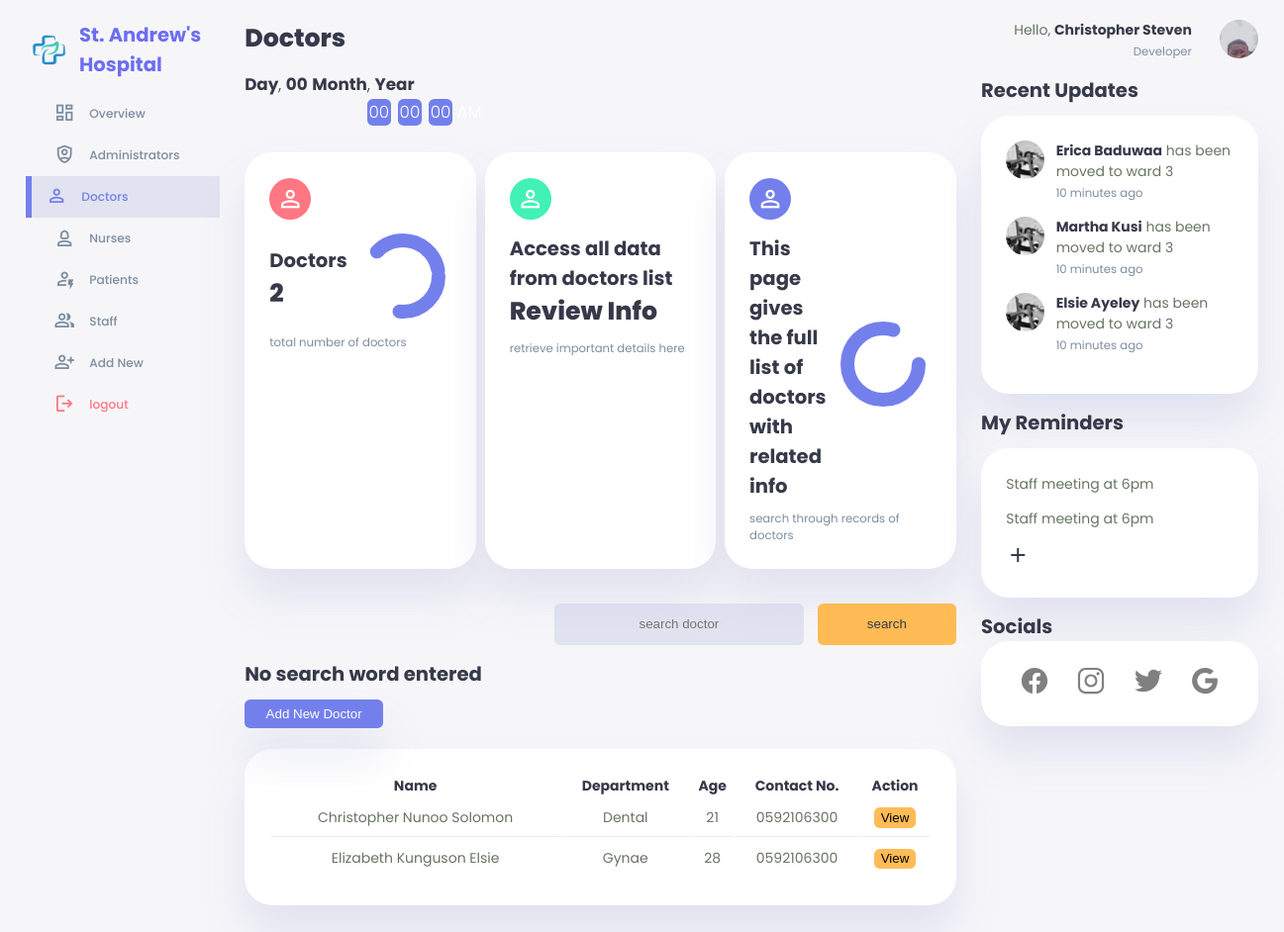
The app's page /developer/searchdoctordeveloper.php (signed in) with its own data.
### tables this page shows
CREATE TABLE `doctors` (
  `id` int(11) NOT NULL,
  `firstname` varchar(255) NOT NULL,
  `lastname` varchar(255) NOT NULL,
  `othername` varchar(255) NOT NULL,
  `age` varchar(255) NOT NULL,
  `gender` varchar(255) NOT NULL,
  `address` varchar(255) NOT NULL,
  `gps_address` varchar(255) NOT NULL,
  `landmark` varchar(255) NOT NULL,
  `hometown` varchar(255) NOT NULL,
  `telephone1` varchar(255) NOT NULL,
  `telephone2` varchar(255) NOT NULL,
  `religion` varchar(255) NOT NULL,
  `marital_status` varchar(255) NOT NULL,
  `spouse_firstname` varchar(255) NOT NULL,
  `spouse_lastname` varchar(255) NOT NULL,
  `spouse_telephone` varchar(255) NOT NULL,
  `department` varchar(255) NOT NULL,
  `date_of_employment` date NOT NULL,
  `date_of_birth` date NOT NULL,
  `image` varchar(255) NOT NULL,
  `date_added` date NOT NULL,
  `email` varchar(255) NOT NULL,
  `username` varchar(255) NOT NULL,
  `password` varchar(255) NOT NULL,
  `position` varchar(255) NOT NULL,
  `added_by` varchar(255) NOT NULL
);

### developer/searchdoctordeveloper.php (the view, shortened to what this page needs)
<?php
include '../connection.php';
$username= $_SESSION['username'];
$sql= "SELECT * FROM `admins` WHERE username= '$username'";
$result= mysqli_query($con,$sql);
$row= mysqli_fetch_assoc($result);
$image= $row['image'];
$position=$row['position'];
$user_firstname= $row['firstname'];
$user_lastname= " ".$row['lastname'];
$user_fullname= $user_firstname.$user_lastname;
$sqldoctors= "SELECT * FROM `doctors`";
$resultdoctors= mysqli_query($con, $sqldoctors);
$numdoctors=mysqli_num_rows($resultdoctors);
$search="";
?>
<!DOCTYPE html>
<html lang="en">
<head>
    <link rel="stylesheet" href="../css/dashboardhead.css">
</head>
<body onload="initClock()">
    <div class="container">
        <aside>
            <div class="top">
                <div class="logo">
                    <div class="ring"></div>
                    <img src="../developerimages/logo.png" alt="logo">
                    <h2 class="logo-name">St. Andrew's Hospital</span></h2>
                </div>
            </div>
            <div class="sidebar">
                <a href="./overviewdeveloper.php">
                    <span class="material-symbols-outlined">dashboard</span>
                    <h3>Overview</h3>
                </a>
                <a href="./adminsdeveloper.php">
                    <span class="material-symbols-outlined">shield_person</span>
                    <h3>Administrators</h3>
                </a>
                <a href="./doctorsdeveloper.php" class="active">
                    <span class="material-symbols-outlined">person</span>
                    <h3>Doctors</h3>
                </a>
                <a href="./nursesdeveloper.php">
                    <span class="material-symbols-outlined">person_3</span>
                    <h3>Nurses</h3>
                </a>
                <a href="./patientsdeveloper.php">
                    <span class="material-symbols-outlined">recent_patient</span>
                    <h3>Patients</h3>
                </a>
                <a href="./staffdeveloper.php">
                    <span class="material-symbols-outlined">group</span>
                    <h3>Staff</h3>
                </a>
                <a href="./addnewdeveloper.php">
                    <span class="material-symbols-outlined">person_add</span>
                    <h3>Add New</h3>
                </a>
                <a href="../logout.php">
                    <span class="material-symbols-outlined">logout</span>
                    <h3>logout</h3>
                </a>
            </div>
        </aside>
        <main>
            <h1>Doctors</h1>
            <div class="datetime">
                <div class="date">
                    <b><span id="dayname">Day</span></b>,
                    <b><span id="daynum">00</span></b>
                    <b><span id="month">Month</span></b>,
                    <b><span id="year">Year</span></b>
                </div>
                <div class="time">
                    <span id="hours">00</span>:
                    <span id="minutes">00</span>:
                    <span id="seconds">00</span>
                    <span id="period">AM</span>
                </div>
            </div>
            <div class="insights">
                <div class="teaching-population">
                    <span class="material-symbols-outlined">person</span>
                    <div class="middle">
                        <div class="left">
                            <h2>Doctors</h2>
                            <h1><?php echo $numdoctors; ?></h1>
                        </div>
                        <div class="progress">
                            <svg>
                                <circle cx="38" cy="38" r="36"></circle>
                            </svg>
                            <div class="number">
                            </div>
                        </div>
                    </div>
                    <small class="text-muted">total number of doctors</small>
                </div>
                <div class="non-teaching-population">
                    <span class="material-symbols-outlined">person</span>
                    <div class="middle">
                        <div class="left">
                            <h2>Access all data from doctors list</h2>
                            <h1>Review Info</h1>
                        </div>
                    </div>
                    <small class="text-muted">retrieve important details here</small>
                </div>
                <div class="student-population">
                    <span class="material-symbols-outlined">person</span>
                    <div class="middle">
                        <div class="left">
                            <h2>This page gives the full list of doctors with related info</h2>
                        </div>
                        <div class="progress">
                            <svg>
                                <circle cx="38" cy="38" r="36"></circle>
                            </svg>
                            <div class="number">
                            </div>
                        </div>
                    </div>
                    <small class="text-muted">search through records of doctors</small>
                </div>
            </div>
            <div class="recent">
                <div class="search">
                    <form class="search_box" action="./searchdoctordeveloper.php" method="get" >
                        <input type="text" name="search" id="" placeholder="search doctor" value="<?php echo $search;?>">
                        <br>
                        <input type="submit" value="search" name="search_button">
                    </form>
                </div>
                <?php
                if(empty($search)){
                    $message="No search word entered";
                }
                else{
                    $message="Search Results for ' ".$search." '";
                }
                ?>
                <h2><?php echo $message;?></h2>
                <button id="add-new-applicant" onclick="location.href='./addnewdoctordeveloper.php'">Add New Doctor</button>
                <table>
                    <thead>
                        <tr>
                            <th>Name</th>
                            <th>Department</th>
                            <th>Age</th>
                            <th>Contact No.</th>
                            <th>Action</th>
                        </tr>
                    </thead>
                    <tbody>
                        <?php
                        include '../connection.php';
                        $sqldisplay= "SELECT * FROM `doctors` WHERE firstname LIKE '%$search%' OR lastname LIKE '%$search%' OR department LIKE '%$search%' OR othername LIKE '%$search%'";
                        $resultdisplay= mysqli_query($con, $sqldisplay);
                        if($resultdisplay){
                            while($rowdisplay=mysqli_fetch_assoc($resultdisplay)){
                                $id=$rowdisplay['id'];
                                $age=$rowdisplay['age'];
                                $firstname=$rowdisplay['firstname'];
                                $lastname=" ".$rowdisplay['lastname'];
                                $othername=" ".$rowdisplay['othername'];
                                $telephone1=$rowdisplay['telephone1'];
                                $department=$rowdisplay['department'];
                                $fullname=$firstname.$lastname.$othername;
                                echo"
                                <tr>
                                    <td>$fullname</td>
                                    <td>$department</td>
                                    <td>$age</td>
                                    <td>$telephone1</td>
                                    <td><button id='view'  onclick=\"location.href = 'viewdoctordeveloper.php?viewid=".$id."'\">View</button></td>
                                </tr>
                                ";
                            }
                        }
                        ?>
                    </tbody>
                </table>
            </div>
        </main>
        <div class="right">
            <div class="top">
                <div class="profile" onclick="location.href='./developerprofile.php'">
                    <div class="info">
                        <p>Hello, <b><?php echo $user_fullname; ?></b></p>
                        <small class="text-muted"><?php echo $position; ?></small>
                    </div>
                    <div class="profile-photo">
                        <img src="<?php echo $image;?>" alt="">
                    </div>
                </div>
            </div>
            <div class="recent-updates">
                <h2>Recent Updates</h2>
                <div class="updates">
                    <div class="update">
                        <div class="profile-photo">
                           <img src="../developerimages/lizzy.jpg" alt="updated person profile 1">
                        </div>
                        <div class="message">
                           <p><b>Erica Baduwaa</b> has been moved to ward 3</p>
                           <small class="text-muted">10 minutes ago</small>
                        </div>
                    </div>
                    <div class="update">
                        <div class="profile-photo">
                            <img src="../developerimages/lizzy.jpg" alt="updated person profile 1">
                        </div>
                        <div class="message">
                            <p><b>Martha Kusi</b> has been moved to ward 3</p>
                            <small class="text-muted">10 minutes ago</small>
                        </div>
                    </div>
                    <div class="update">
                        <div class="profile-photo">
                           <img src="../developerimages/lizzy.jpg" alt="updated person profile 1">
                        </div>
                        <div class="message">
                            <p><b>Elsie Ayeley</b> has been moved to ward 3</p>
                           <small class="text-muted">10 minutes ago</small>
                        </div>
                    </div>
                </div>
            </div>
            <div class="notes-section">
                <h2>My Reminders</h2>
                <div class="notes">
                    <div class="note">
                        <p>Staff meeting at 6pm</p>
                    </div>
                    <div class="note">
                        <p>Staff meeting at 6pm</p>
                    </div>
                    <a href="./reminders.php">
                        <span class="material-symbols-outlined">add</span>
                    </a>
                </div>
            </div>
            <div class="socials-and-website">
                <h2>Socials</h2>
                <div class="social-icons">
                    <a href="https://www.facebook.com/" id="facebook">
                    </a>
                    <a href="https://www.instagram.com/" id="instagram">
                    </a>
                    <a href="https://www.twitter.com/" id="twitter">
                    </a>
                    <a href="https://www.google.com/" id="google">
                    </a>
                </div>
            </div>
        </div>
    </div>
</body>
</html>

### records on screen
doctors: fullname "Christopher Nunoo Solomon", department "Dental", age "21", telephone1 "0592106300"
doctors: fullname "Elizabeth Kunguson Elsie", department "Gynae", age "28", telephone1 "0592106300"

### other values on screen
$numdoctors "2"
$message "No search word entered"
$user_fullname "Christopher Steven"
$position "Developer"
